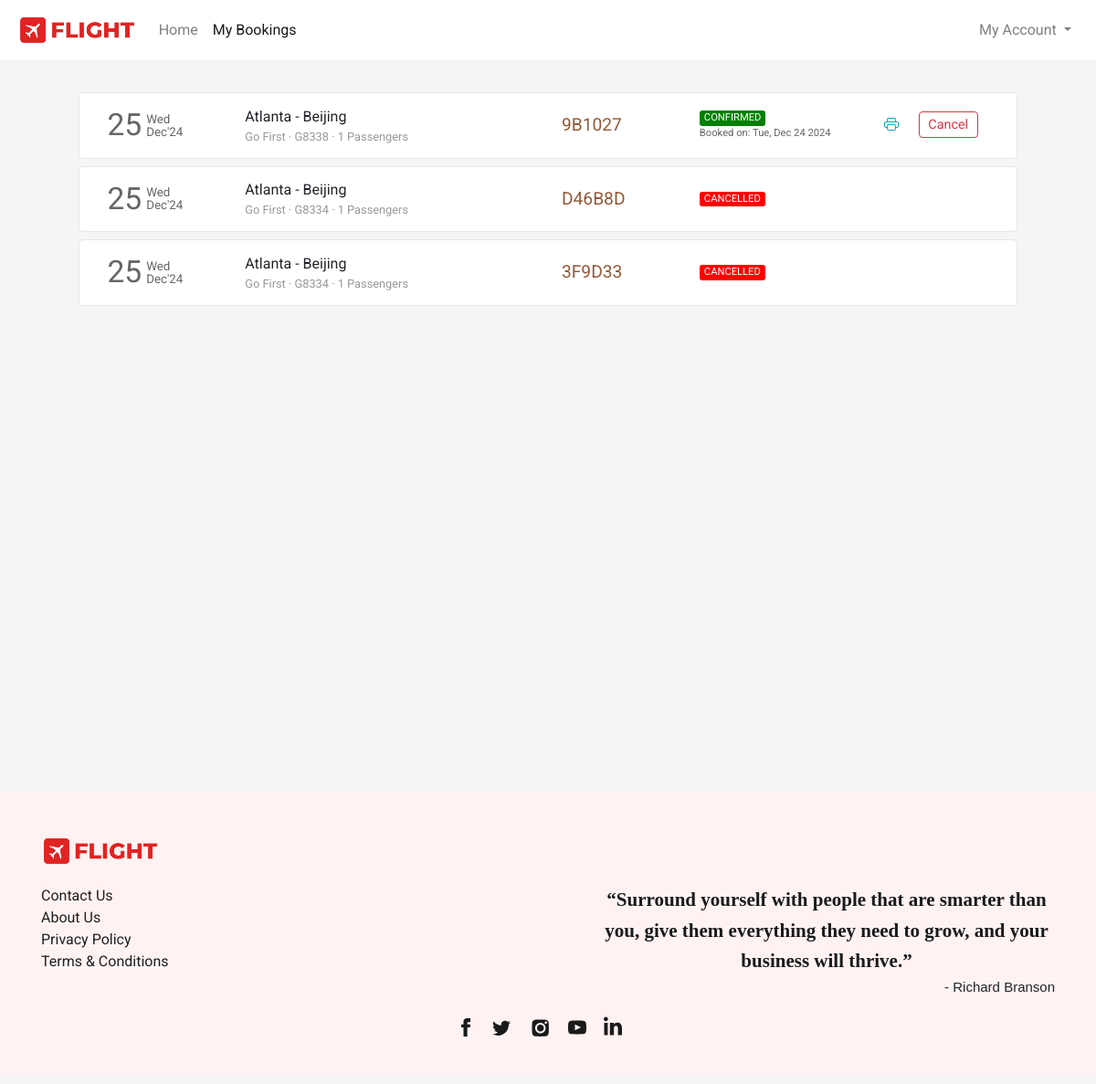
The page /booking/bookings/ (signed in) on the database its author committed.
### payment/models.py (models this page shows)
class Ticket(models.Model):
    user = models.ForeignKey(User, on_delete=models.CASCADE, related_name="bookings", blank=True, null=True)
    passengers = models.ManyToManyField(Passenger, related_name="flight_tickets")
    ref_no = models.CharField(max_length=6, unique=True)
    flight = models.ForeignKey(Flight, on_delete=models.CASCADE, related_name="tickets", blank=True, null=True)
    flight_ddate = models.DateField(blank=True, null=True)
    flight_adate = models.DateField(blank=True, null=True)
    flight_fare = models.FloatField(blank=True, null=True)
    other_charges = models.FloatField(blank=True, null=True)
    coupon_used = models.CharField(max_length=15, blank=True)
    coupon_discount = models.FloatField(default=0.0)
    total_fare = models.FloatField(blank=True, null=True)
    seat_class = models.CharField(max_length=20, choices=SEAT_CLASS)
    booking_date = models.DateTimeField(default=datetime.now)
    mobile = models.CharField(max_length=20, blank=True)
    email = models.EmailField(max_length=45, blank=True)
    status = models.CharField(max_length=45, choices=TICKET_STATUS)

### flights/models.py (models this page shows, shortened)
class Flight(models.Model):
    origin = models.ForeignKey(Place, on_delete=models.CASCADE, related_name="departures",null=True)
    destination = models.ForeignKey(Place, on_delete=models.CASCADE, related_name="arrivals",null=True)
    depart_time = models.TimeField(auto_now=False, auto_now_add=False,null=True)
    depart_day = models.ManyToManyField(Week, related_name="flights_of_the_day")
    duration = models.DurationField(null=True)
    arrival_time = models.TimeField(auto_now=False, auto_now_add=False,null=True)
    plane = models.CharField(max_length=24,null=True)
    airline = models.CharField(max_length=64,null=True)
    economy_fare = models.FloatField(null=True)
    business_fare = models.FloatField(null=True)
    first_fare = models.FloatField(null=True)

class Place(models.Model):
    city = models.CharField(max_length=64,null=True)
    airport = models.CharField(max_length=64,null=True)
    code = models.CharField(max_length=3,null=True)
    country = models.CharField(max_length=64,null=True)

### booking/views.py (the view)
# urls.py: path('bookings/', views.bookings, name="bookings"),
def bookings(request):
    if request.user.is_authenticated:
        tickets = Ticket.objects.filter(user=request.user).order_by('-booking_date')
        return render(request, 'bookings.html', {
            'page': 'bookings',
            'tickets': tickets
        })
    else:
        return HttpResponseRedirect(reverse('login'))

### frontend/template/bookings.html (shortened to what this page needs)
{% extends 'layout.html' %}
{% load static %}
{% block head %}
    <link rel="stylesheet" href="{% static 'css/bookings_style.css' %}">
{% endblock head %}
{% block body %}
    <section class="section section1">
        <div class="container">
            {% if tickets %}
                {% for ticket in tickets %}
                    <div class="row each-booking-div" id="{{ticket.ref_no}}">
                        <div class="col-2" style="display: flex;">
                            <div style="display: flex; color: #666666; margin-top: auto;">
                                <div>
                                    <span style="font-size: 2.1em;">{{ticket.flight_ddate | date:"d"}}</span>
                                </div>
                                <div style="font-size: smaller; display: flex; margin: auto 0; padding-left: 5px; line-height: 1em;">
                                    <div style="margin: auto;">
                                        <div style="margin-bottom: 1px;">{{ticket.flight_ddate | date:"D"}}</div>
                                        <div style="margin-top: 1px;">{{ticket.flight_ddate | date:"M'y"}}</div>
                                    </div>
                                </div>
                            </div>
                        </div>
                        <div class="col-4 middle-div">
                            <div style="width:100%">
                                <div class="row places-div" style=" display: flex;">
                                    <div style="max-width: 45%;">{{ticket.flight.origin.city}}</div>
                                    <div>&nbsp;-&nbsp;</div>
                                    <div style="max-width: 45%;">{{ticket.flight.destination.city}}</div>
                                </div>
                                <div class="row places-div" style="font-size: .8em; color: #999999; ">
                                    <div style="max-width: 100%;">{{ticket.flight.airline}} &middot; {{ticket.flight.plane}} &middot; {{ticket.passengers.count}} Passengers</div>
                                </div>
                            </div>
                        </div>
                        <div class="col-2 middle-div">
                            <div style="font-size: 1.2em; color: #945937;">{{ticket.ref_no}}</div>
                        </div>
                        <div class="col-2 middle-div">
                            <div>
                                <div class="row status-div">
                                    {% if ticket.status == 'CONFIRMED' %}
                                        <div class="green">{{ticket.status}}</div>
                                    {% endif %}
                                    {% if ticket.status == 'CANCELLED' %}
                                        <div class="red">{{ticket.status}}</div>
                                    {% endif %}
                                </div>
                                <div class="row booking-date-div" style="font-size: .7em; color: #666;">
                                    {% if ticket.status == 'CONFIRMED' %}
                                        Booked on: {{ticket.booking_date | date:"D, M d Y"}}
                                    {% endif %}
                                </div>
                            </div>
                        </div>
                        <div class="col-2 last-div">
                            <div>
                                <div class="ticket-action-div">
                                    {% if ticket.status == 'CONFIRMED' %}
                                        <form action="{% url 'cancelTicket' %}" method="get" target="_blank">
                                            <button type="submit" class="btn btn-outline-info btnp pbtn">
                                            </button>
                                        </form>
                                        <button class="btn btn-outline-danger btnp cbtn"  data-ref="{{ticket.ref_no}}" onclick="popup(this)">Cancel</button>
                                    {% endif %}
                                </div>
                            </div>
                        </div>
                    </div>
                {% endfor %}
            {% endif %}
        </div>
    </section>
{% endblock %}

### frontend/static/css/layout_style.css (style rules this page uses)
body { margin: 0px; padding: 0px; font-family: "Rubik", sans-serif; font-weight: normal; font-style: normal; min-width: 250px; }
.section { background-size: cover; background-position: center; background-repeat: no-repeat; padding: 30px 50px; min-height: 100vh; }

### frontend/static/css/bookings_style.css (style rules this page uses)
* { font-family: 'Roboto', sans-serif; }
body { background-color: #f5f5f5; word-wrap: break-word; }
.container { cursor: pointer; }
.each-booking-div { width: 96%; margin: 5px auto 8px auto; transition-duration: .4s; padding: 10px 15px; background-color: #fff; border: 1px solid #e6e6e6; border-radius: 5px; }
.btnp { padding: .15rem .6rem; font-size: .9em; margin-top: 3px; margin-bottom: 5px; }
.each-booking-div > div { display: flex; overflow: auto; }
.each-booking-div > div > div { margin-top: auto; margin-bottom: auto; width: 100%; }
.green, .red, .orange { border-radius: 3px; color: white; padding-left: 5px; padding-right: 5px; font-size: .7em; }
.green { background-color: green; }
.red { background-color: red; }
.ticket-action-div { display: flex; justify-content: space-evenly; }
.pbtn, .rbtn { border: 0; }

### rows shown on the page
Ticket: flight_ddate "25", flight_ddate "Wed", flight_ddate "Dec'24", flight.origin.city "Atlanta", flight.destination.city "Beijing", flight.airline "Go First", flight.plane "G8338", passengers.count "1", ref_no "9B1027", status "CONFIRMED", booking_date "Tue, Dec 24 2024"
Ticket: flight_ddate "25", flight_ddate "Wed", flight_ddate "Dec'24", flight.origin.city "Atlanta", flight.destination.city "Beijing", flight.airline "Go First", flight.plane "G8334", passengers.count "1", ref_no "D46B8D", status "CANCELLED"
Ticket: flight_ddate "25", flight_ddate "Wed", flight_ddate "Dec'24", flight.origin.city "Atlanta", flight.destination.city "Beijing", flight.airline "Go First", flight.plane "G8334", passengers.count "1", ref_no "3F9D33", status "CANCELLED"
